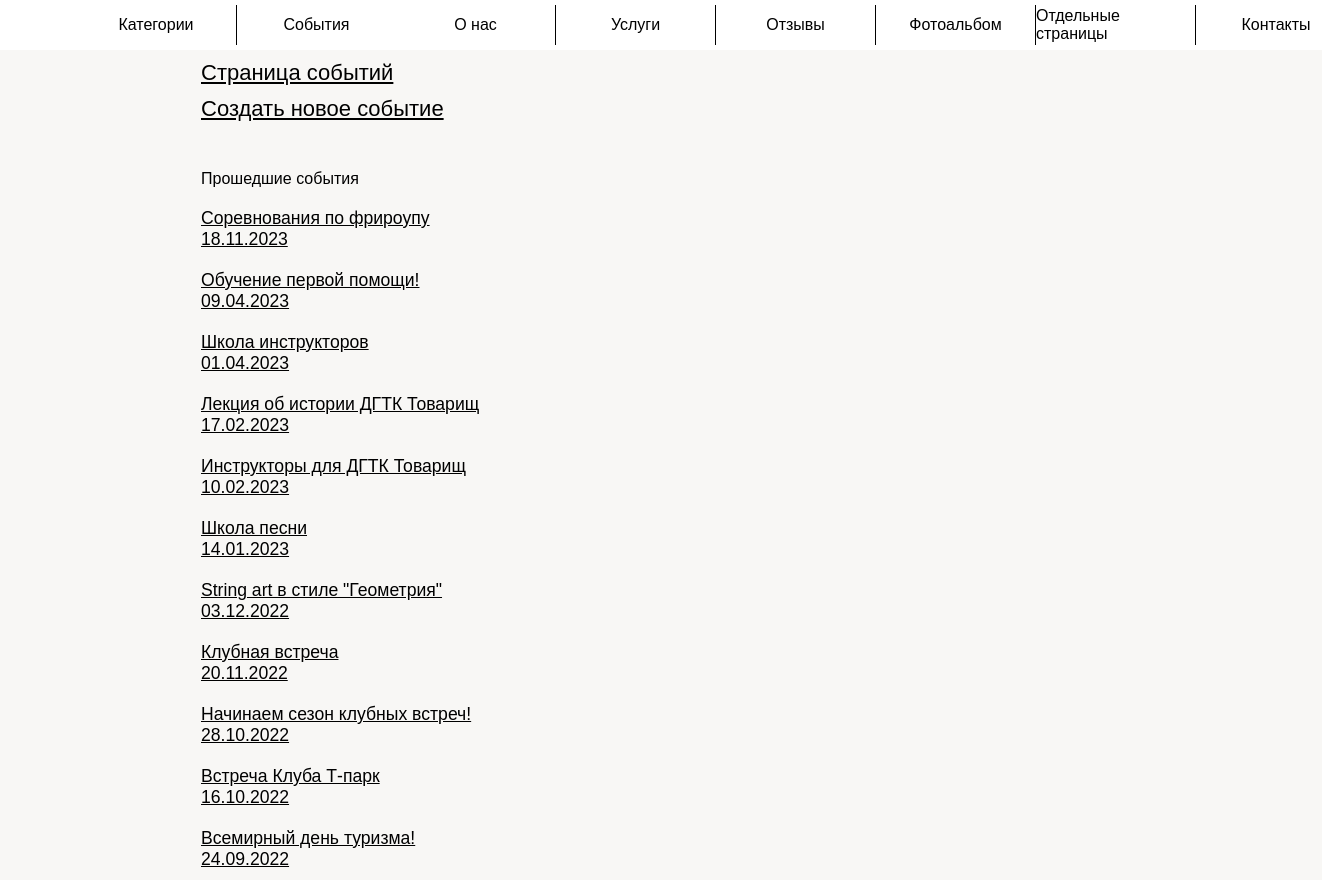
/admin_panel/events (signed in), run on the app's committed database.
### app/models.py (models this page shows)
class Event(db.Model):
    id = db.Column(db.Integer, primary_key=True, index=True, unique=True)
    title = db.Column(db.String(128))
    date = db.Column(db.Date)
    text_color = db.Column(db.String(16))
    link = db.Column(db.String(1024))  # ссылка на мероприятие(соц сеть или левый сайт)
    description = db.Column(db.Text)
    after_date = db.Column(db.BOOLEAN, default=False)  # отображение после

### app/admin_panel/routes.py (the view)
@bp.route("/events", methods=["GET"])
@login_required
def events():
    events = []
    events_2 = []
    for event in Event.query.order_by(Event.date).all():
        date = datetime.date(
            int(event.date.strftime("%Y")),
            int(event.date.strftime("%m")),
            int(event.date.strftime("%d")),
        )
        dt = datetime.datetime.combine(date, datetime.time(22, 0))
        if dt > datetime.datetime.now():
            events.append(event)
        else:
            events_2.append(event)
    return render_template(
        "admin_panel/event/events.html",
        title="Мероприятия",
        events=events,
        events_2=reversed(events_2),
    )

### app/admin_panel/routes.py (called while the page is built)
@bp.after_request
def add_header(r):
    r.headers["Cache-Control"] = "no-cache, no-store, must-revalidate"
    r.headers["Pragma"] = "no-cache"
    r.headers["Expires"] = "1"
    r.headers["Cache-Control"] = "public, max-age=0"
    return r

### app/models.py (called while the page is built)
@login.user_loader
def load_user(id):
    return Admin.query.get(int(id))

### app/templates/admin_panel/event/events.html (shortened to what this page needs)
{% extends "admin_panel/base.html" %}
{% block scripts %}
    <link rel="stylesheet" href="{{ url_for('static', filename='admin_panel/events.css') }}">
{% endblock %}
{% block app_content %}
    <div class="block_event">
        <div class="new_event event">
            <a href="{{ url_for('admin_panel.events_content') }}">Страница событий</a>
        </div>
        <div class="new_event event">
            <a href="{{ url_for('admin_panel.event_create') }}">Создать новое событие</a>
        </div>
        <br>
        <div class="new_event event">
            Прошедшие события
        </div>
        <div class="events">
            {% for event in events_2 %}
                <div class="event">
                    <a href="{{ url_for('admin_panel.event_edit') }}?event_id={{ event.id }}">
                        <div class="title_event">
                            {{ event.title }}
                        </div>
                        <div class="date">
                            {{ event.date.strftime('%d.%m.%Y') }}
                        </div>
                    </a>
                </div>
            {% endfor %}
        </div>
    </div>
{% endblock %}

### app/static/main/main.css (style rules this page uses)
:root { --background-color: rgba(169, 191, 239, 0.15); --primary-color: #ffa300; --primary-font-size: 16px; --primary-font-family: Arial, sans-serif; --primary-content-width: 960px; --primary-content-height: 100px; --modal_window_time: none; --vw: none; --vh: none; }
html { box-sizing: border-box; -webkit-tap-highlight-color: rgba(0, 0, 0, 0); height: 100vh; }
*, *:before, *:after { box-sizing: inherit; }
* { appearance: none; -webkit-appearance: none; font-family: var(--primary-font-family); }
body { margin: 0; -webkit-text-size-adjust: none; background-color: rgba(209, 207, 188, 0.15); height: 100vh; }

### app/static/admin_panel/events.css (style rules this page uses)
.block_event { font-size: var(--primary-font-size); margin: 0 auto; max-width: 960px; }
.events { margin: 10px auto; flex-direction: column; }
.event { display: flex; margin: 10px 20px; justify-content: left; }
a { font-size: 22px; color: #000000; }
.title_event { font-size: calc(var(--primary-font-size) * 1.1); }
.date { font-size: calc(var(--primary-font-size) * 1.1); }

### app/static/main/desktop.css (style rules this page uses)
.events { display: flex; }

### data on the page
Event: title "Соревнования по фрироупу", date "18.11.2023"
Event: title "Обучение первой помощи!", date "09.04.2023"
Event: title "Школа инструкторов", date "01.04.2023"
Event: title "Лекция об истории ДГТК Товарищ", date "17.02.2023"
Event: title "Инструкторы для ДГТК Товарищ", date "10.02.2023"
Event: title "Школа песни", date "14.01.2023"
Event: title "String art в стиле \"Геометрия\"", date "03.12.2022"
Event: title "Клубная встреча", date "20.11.2022"
Event: title "Начинаем сезон клубных встреч!", date "28.10.2022"
Event: title "Встреча Клуба Т-парк", date "16.10.2022"
Event: title "Всемирный день туризма!", date "24.09.2022"
